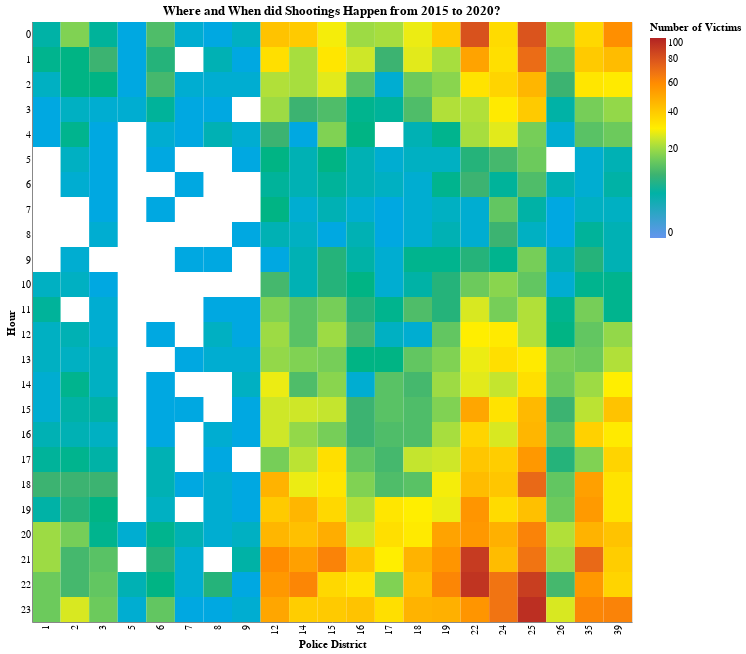

Notebook cell for this chart:
### Code cell
colormap = alt.Scale(
    domain=[0, 10, 30, 60, 100],
    range=[
        "cornflowerblue",
        "mediumseagreen",
        "#FFEE00",
        "darkorange",
        "firebrick",
    ],
    type="sqrt",
)
chart = (
    alt.Chart(data)
    .mark_rect(size=18)
    .encode(
        x=alt.X("Police District:N", axis=alt.Axis(title="Police District",ticks=False )),
        y=alt.Y("Hour:O", axis=alt.Axis(title="Hour",ticks=False )),
        color=alt.Color("Number of Victims", sort="ascending", scale=colormap),
        tooltip=["Police District", "Hour", "Number of Victims"])
    .properties(width=600, height=600,title='Where and When did Shootings Happen from 2015 to 2020?')
)


chart.interactive()

### Figure 1 — Vega-Lite specification as saved in the notebook (floating-point values rounded to 4 significant figures; data arrays with more than 128 entries replaced by an {"elided": "..."} marker saying what was removed)
{"config": {"view": {"continuousWidth": 400, "continuousHeight": 300}}, "data": {"name": "data-b72fe7bc5a7101904584a10a784e82c0"}, "mark": {"type": "rect", "size": 18}, "encoding": {"color": {"type": "quantitative", "field": "Number of Victims", "scale": {"domain": [0, 10, 30, 60, 100], "range": ["cornflowerblue", "mediumseagreen", "#FFEE00", "darkorange", "firebrick"], "type": "sqrt"}, "sort": "ascending"}, "tooltip": [{"type": "quantitative", "field": "Police District"}, {"type": "quantitative", "field": "Hour"}, {"type": "quantitative", "field": "Number of Victims"}], "x": {"type": "nominal", "axis": {"ticks": false, "title": "Police District"}, "field": "Police District"}, "y": {"type": "ordinal", "axis": {"ticks": false, "title": "Hour"}, "field": "Hour"}}, "height": 600, "selection": {"selector004": {"type": "interval", "bind": "scales", "encodings": ["x", "y"]}}, "title": "Where and When did Shootings Happen from 2015 to 2020?", "width": 600, "$schema": "https://vega.github.io/schema/vega-lite/v4.8.1.json", "datasets": {"data-b72fe7bc5a7101904584a10a784e82c0": {"elided": "445 records"}}}
